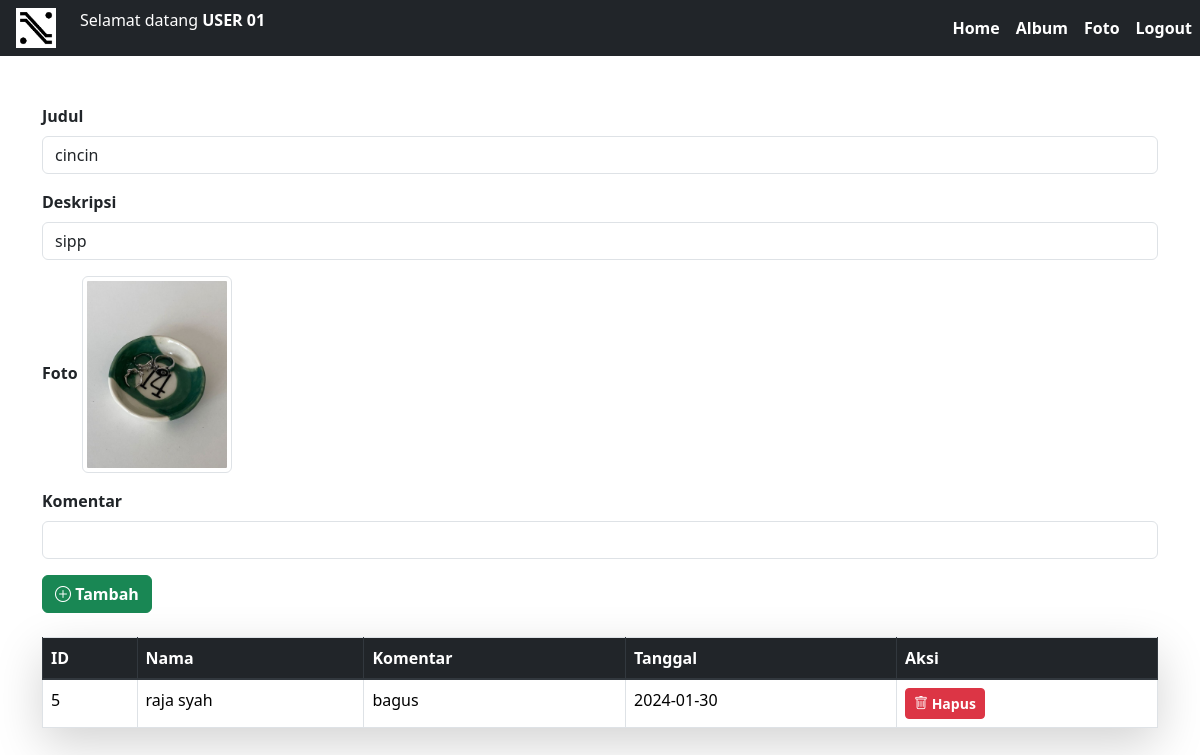
Page /komentar.php?fotoid=8 (signed in) on the committed database.
### tables this page shows
CREATE TABLE `foto` (
  `fotoid` int(11) NOT NULL,
  `judulfoto` varchar(255) NOT NULL,
  `deskripsifoto` text NOT NULL,
  `tanggalunggah` date NOT NULL,
  `lokasifile` varchar(255) NOT NULL,
  `albumid` int(11) NOT NULL,
  `userid` int(11) NOT NULL
);

CREATE TABLE `komentarfoto` (
  `komentarid` int(11) NOT NULL,
  `fotoid` int(11) NOT NULL,
  `userid` int(11) NOT NULL,
  `isikomentar` text NOT NULL,
  `tanggalkomentar` date NOT NULL
);

CREATE TABLE `user` (
  `userid` int(11) NOT NULL,
  `username` varchar(255) NOT NULL,
  `password` varchar(255) NOT NULL,
  `email` varchar(255) NOT NULL,
  `namalengkap` varchar(255) NOT NULL,
  `alamat` text NOT NULL
);

### komentar.php (the view, shortened to what this page needs)
<!DOCTYPE html>
<html lang="en">
<head>
    <link rel="stylesheet" href="https://maxcdn.bootstrapcdn.com/bootstrap/4.0.0/css/bootstrap.min.css">
    <link href="https://cdn.jsdelivr.net/npm/bootstrap@5.3.2/dist/css/bootstrap.min.css" rel="stylesheet">
    <link rel="stylesheet" href="https://cdn.jsdelivr.net/npm/bootstrap-icons@1.11.3/font/bootstrap-icons.min.css">
</head>
<body>
    <nav class="navbar navbar-expand-lg navbar-dark bg-dark text-center py-2">
        <img src="XXKING.png" alt="Logo" width="40" height="40" class="d-inline-block align-text-top ml-3">
        <p class="text-white ms-4 ">Selamat datang <b><?= strtoupper($_SESSION['namalengkap']) ?></b></p>
        <div class="collapse navbar-collapse" id="navbarNav">
            <ul class="navbar-nav ml-auto">
                <li class="nav-item"><a class="nav-link text-white" href="index.php"><b>Home</b></a></li>
                <li class="nav-item"><a class="nav-link text-white" href="album.php"><b>Album</b></a></li>
                <li class="nav-item"><a class="nav-link text-white" href="foto.php"><b>Foto</b></a></li>
                <li class="nav-item"><a class="nav-link text-white" href="logout.php"><b>Logout</b></a></li>
            </ul>
        </div>
    </nav>
    <div class="container mt-5">
        <form action="tambah_komentar.php" method="post">
            <?php
            include "koneksi.php";
            $fotoid = $_GET['fotoid'];
            $sql = mysqli_query($conn, "select * from foto where fotoid='$fotoid'");
            while ($data = mysqli_fetch_array($sql)) {
            ?>
                <div class="mb-3">
                    <label for="judulfoto" class="form-label"><b>Judul</b></label>
                    <input type="text" class="form-control" id="judulfoto" name="judulfoto" value="<?= $data['judulfoto'] ?>">
                </div>
                <div class="mb-3">
                    <label for="deskripsifoto" class="form-label"><b>Deskripsi</b></label>
                    <input type="text" class="form-control" id="deskripsifoto" name="deskripsifoto" value="<?= $data['deskripsifoto'] ?>">
                </div>
                <div class="mb-3">
                    <label for="lokasifile" class="form-label"><b>Foto</b></label>
                    <img src="gambar/<?= $data['lokasifile'] ?>" class="img-fluid img-thumbnail" alt="Foto" width="150px">
                </div>
                <div class="mb-3">
                    <label for="isikomentar" class="form-label"><b>Komentar</b></label>
                    <input type="text" class="form-control" id="isikomentar" name="isikomentar">
                </div>
                <button type="submit" class="btn btn-success"><i class="bi bi-plus-circle"></i><b> Tambah</b></button>
            <?php
            }
            ?>
        </form>
        <table class="table table-bordered table-hover shadow-lg mt-4">
            <thead class="thead-dark">
                <tr>
                    <th>ID</th>
                    <th>Nama</th>
                    <th>Komentar</th>
                    <th>Tanggal</th>
                    <th>Aksi</th>
                </tr>
            </thead>
            <tbody>
                <?php
                include "koneksi.php";
                $sql = mysqli_query($conn, "select * from komentarfoto,user where komentarfoto.userid=user.userid");
                while ($data = mysqli_fetch_array($sql)) {
                ?>
                    <tr>
                        <td><?= $data['komentarid'] ?></td>
                        <td><?= $data['namalengkap'] ?></td>
                        <td><?= $data['isikomentar'] ?></td>
                        <td><?= $data['tanggalkomentar'] ?></td>
                        <td>
                        <a href="hapus_komentar.php?komentarid=<?= $data['komentarid'] ?>" class="btn btn-danger btn-sm"><i class="bi bi-trash"></i><b> Hapus</b></a>
                        </td>
                    </tr>
                <?php
                }
                ?>
            </tbody>
        </table>
    </div>
</body>
</html>

### rows in the picture
foto: judulfoto "cincin", deskripsifoto "sipp", lokasifile (picture)
komentarfoto: komentarid "5", userid.namalengkap "raja syah", isikomentar "bagus", tanggalkomentar "2024-01-30"

### other values in the picture
$_SESSION['namalengkap'] "USER 01"
